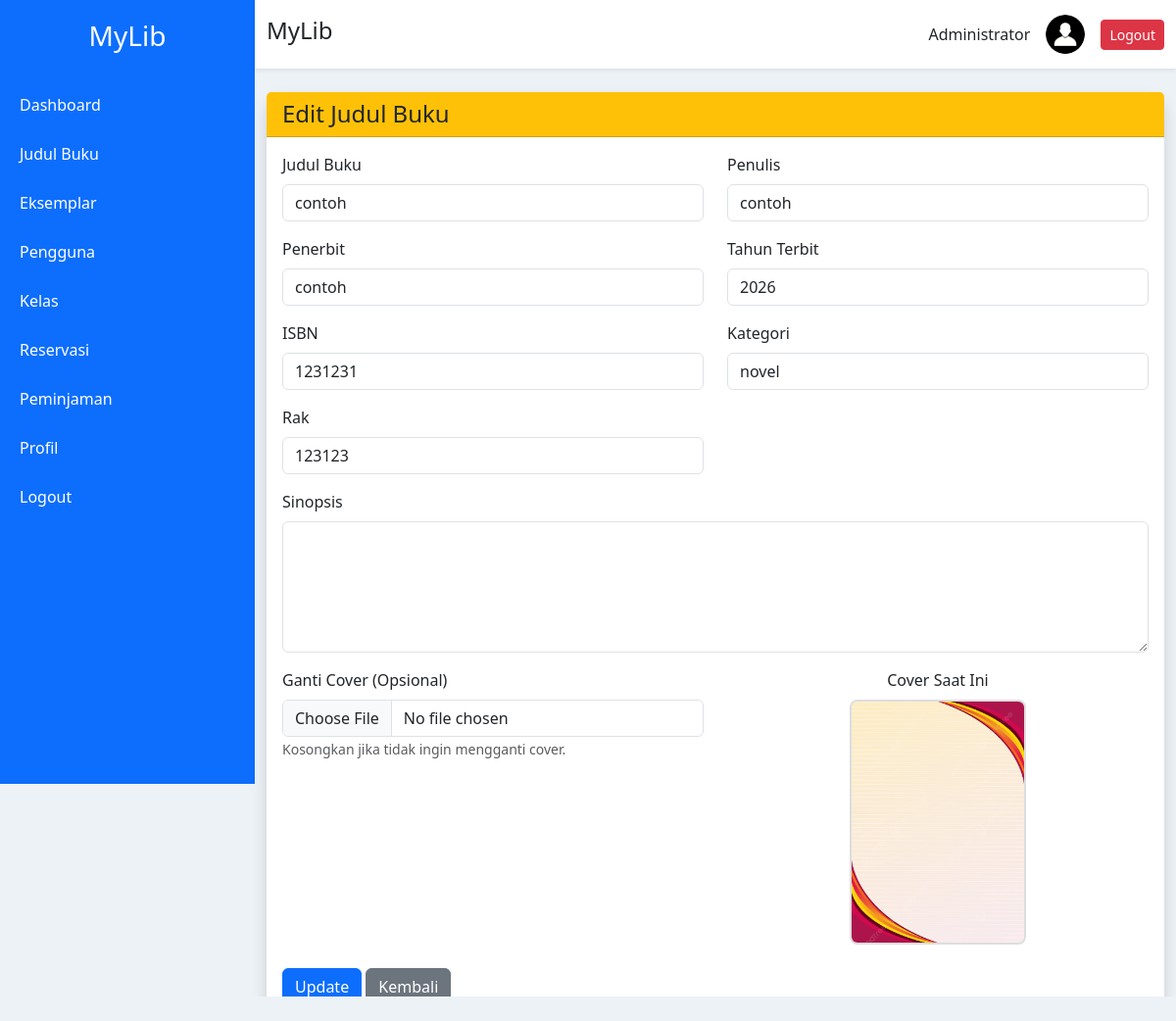
Page /admin/judul_buku/edit.php?id=4 (signed in) on the committed database.
### tables this page shows
CREATE TABLE `judul_buku` (
  `id` int NOT NULL,
  `judul` varchar(200) NOT NULL,
  `penulis` varchar(100) NOT NULL,
  `penerbit` varchar(100) NOT NULL,
  `tahun` year NOT NULL,
  `isbn` varchar(30) DEFAULT NULL,
  `kategori` varchar(100) DEFAULT NULL,
  `rak` varchar(50) DEFAULT NULL,
  `sinopsis` text,
  `cover` varchar(255) DEFAULT 'default-book.png',
  `created_at` timestamp NULL DEFAULT CURRENT_TIMESTAMP
);

### admin/judul_buku/edit.php (the view, shortened to what this page needs)
<?php
require "../../config/koneksi.php";
$id = (int)$_GET['id'];
$data = mysqli_query($koneksi,"
SELECT *
FROM judul_buku
WHERE id='$id'
");
$buku = mysqli_fetch_assoc($data);
include "../../templates/header.php";
?>
<?php include "../../templates/sidebar_admin.php"; ?>
<div class="main">
<?php include "../../templates/navbar.php"; ?>
<div class="container mt-4">
<div class="card shadow">
<div class="card-header bg-warning">
<h4 class="mb-0">
Edit Judul Buku
</h4>
</div>
<div class="card-body">
<form method="POST" enctype="multipart/form-data">
<div class="row">
<div class="col-md-6 mb-3">
<label class="form-label">
Judul Buku
</label>
<input
type="text"
name="judul"
class="form-control"
value="<?= htmlspecialchars($buku['judul']); ?>"
required>
</div>
<div class="col-md-6 mb-3">
<label class="form-label">
Penulis
</label>
<input
type="text"
name="penulis"
class="form-control"
value="<?= htmlspecialchars($buku['penulis']); ?>"
required>
</div>
<div class="col-md-6 mb-3">
<label class="form-label">
Penerbit
</label>
<input
type="text"
name="penerbit"
class="form-control"
value="<?= htmlspecialchars($buku['penerbit']); ?>"
required>
</div>
<div class="col-md-6 mb-3">
<label class="form-label">
Tahun Terbit
</label>
<input
type="number"
name="tahun"
class="form-control"
min="1900"
max="<?= date('Y'); ?>"
value="<?= htmlspecialchars($buku['tahun']); ?>">
</div>
<div class="col-md-6 mb-3">
<label class="form-label">
ISBN
</label>
<input
type="text"
name="isbn"
class="form-control"
value="<?= htmlspecialchars($buku['isbn']); ?>">
</div>
<div class="col-md-6 mb-3">
<label class="form-label">
Kategori
</label>
<input
type="text"
name="kategori"
class="form-control"
value="<?= htmlspecialchars($buku['kategori']); ?>">
</div>
<div class="col-md-6 mb-3">
<label class="form-label">
Rak
</label>
<input
type="text"
name="rak"
class="form-control"
value="<?= htmlspecialchars($buku['rak']); ?>">
</div>
<div class="col-12 mb-3">
<label class="form-label">
Sinopsis
</label>
<textarea
name="sinopsis"
class="form-control"
rows="5"><?= htmlspecialchars($buku['sinopsis']); ?></textarea>
</div>
<div class="col-md-6 mb-3">
<label class="form-label">
Ganti Cover (Opsional)
</label>
<input
type="file"
name="cover"
class="form-control"
accept=".jpg,.jpeg,.png"
onchange="previewCover(event)">
<small class="text-muted">
Kosongkan jika tidak ingin mengganti cover.
</small>
</div>
<div class="col-md-6 text-center">
<label class="form-label d-block">
Cover Saat Ini
</label>
<img
id="preview"
src="<?= BASE_URL ?>assets/upload/cover/<?= htmlspecialchars($buku['cover']); ?>"
style="width:180px;height:250px;object-fit:cover;border:2px solid #ddd;border-radius:8px;">
</div>
<div class="col-12 mt-4">
<button
type="submit"
name="update"
class="btn btn-primary">
Update
</button>
<a
href="index.php"
class="btn btn-secondary">
Kembali
</a>
</div>
</div>
</form>
</div>
</div>
</div>
<?php include "../../templates/footer.php"; ?>

### templates/header.php (style rules this page uses)
body { background:#edf2f7; font-family:Segoe UI; }
.main { margin-left:260px; }
.card { border:none; border-radius:15px; }

### rows in the picture
judul_buku: judul "contoh", penulis "contoh", penerbit "contoh", tahun "2026", isbn "1231231", kategori "novel", rak "123123", cover (picture)

### other values in the picture
$_SESSION['nama'] "Administrator"
